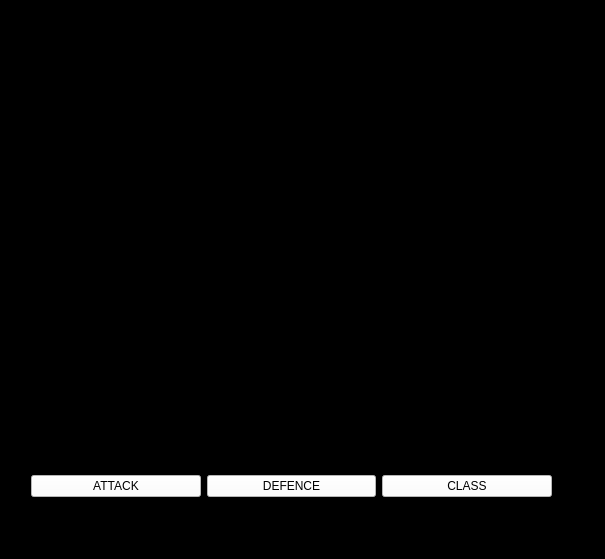
<?xml version="1.0" encoding="UTF-8"?>
<ui version="4.0">
 <class>MainWindow</class>
 <widget class="QMainWindow" name="MainWindow">
  <property name="geometry">
   <rect>
    <x>0</x>
    <y>0</y>
    <width>605</width>
    <height>559</height>
   </rect>
  </property>
  <property name="windowTitle">
   <string>MainWindow</string>
  </property>
  <property name="styleSheet">
   <string notr="true">background-color: rgb(0, 0, 0);</string>
  </property>
  <widget class="QWidget" name="centralwidget">
   <widget class="QWidget" name="layoutWidget">
    <property name="geometry">
     <rect>
      <x>31</x>
      <y>471</y>
      <width>521</width>
      <height>30</height>
     </rect>
    </property>
    <layout class="QHBoxLayout" name="horizontalLayout">
     <item>
      <widget class="QPushButton" name="attack_Button">
       <property name="styleSheet">
        <string notr="true">background-color: rgb(255, 255, 255);</string>
       </property>
       <property name="text">
        <string>ATTACK</string>
       </property>
      </widget>
     </item>
     <item>
      <widget class="QPushButton" name="defence_Button">
       <property name="styleSheet">
        <string notr="true">background-color: rgb(255, 255, 255);</string>
       </property>
       <property name="text">
        <string>DEFENCE</string>
       </property>
      </widget>
     </item>
     <item>
      <widget class="QPushButton" name="class_Button">
       <property name="styleSheet">
        <string notr="true">background-color: rgb(255, 255, 255);</string>
       </property>
       <property name="text">
        <string>CLASS</string>
       </property>
      </widget>
     </item>
    </layout>
   </widget>
   <widget class="QWidget" name="layoutWidget">
    <property name="geometry">
     <rect>
      <x>32</x>
      <y>43</y>
      <width>521</width>
      <height>401</height>
     </rect>
    </property>
    <layout class="QGridLayout" name="gridLayout_3">
     <item row="0" column="0">
      <layout class="QVBoxLayout" name="verticalLayout">
       <item>
        <widget class="QTextBrowser" name="player_Status">
         <property name="styleSheet">
          <string notr="true">font: 75 10pt &quot;MS Shell Dlg 2&quot;;</string>
         </property>
         <property name="html">
          <string>&lt;!DOCTYPE HTML PUBLIC &quot;-//W3C//DTD HTML 4.0//EN&quot; &quot;http://www.w3.org/TR/REC-html40/strict.dtd&quot;&gt;
&lt;html&gt;&lt;head&gt;&lt;meta name=&quot;qrichtext&quot; content=&quot;1&quot; /&gt;&lt;style type=&quot;text/css&quot;&gt;
p, li { white-space: pre-wrap; }
&lt;/style&gt;&lt;/head&gt;&lt;body style=&quot; font-family:'MS Shell Dlg 2'; font-size:10pt; font-weight:72; font-style:normal;&quot;&gt;
&lt;p style=&quot;-qt-paragraph-type:empty; margin-top:0px; margin-bottom:0px; margin-left:0px; margin-right:0px; -qt-block-indent:0; text-indent:0px;&quot;&gt;&lt;br /&gt;&lt;/p&gt;&lt;/body&gt;&lt;/html&gt;</string>
         </property>
        </widget>
       </item>
       <item>
        <widget class="QTextBrowser" name="dragon_Status">
         <property name="html">
          <string>&lt;!DOCTYPE HTML PUBLIC &quot;-//W3C//DTD HTML 4.0//EN&quot; &quot;http://www.w3.org/TR/REC-html40/strict.dtd&quot;&gt;
&lt;html&gt;&lt;head&gt;&lt;meta name=&quot;qrichtext&quot; content=&quot;1&quot; /&gt;&lt;style type=&quot;text/css&quot;&gt;
p, li { white-space: pre-wrap; }
&lt;/style&gt;&lt;/head&gt;&lt;body style=&quot; font-family:'MS Shell Dlg 2'; font-size:7.8pt; font-weight:400; font-style:normal;&quot;&gt;
&lt;p style=&quot;-qt-paragraph-type:empty; margin-top:0px; margin-bottom:0px; margin-left:0px; margin-right:0px; -qt-block-indent:0; text-indent:0px;&quot;&gt;&lt;br /&gt;&lt;/p&gt;&lt;/body&gt;&lt;/html&gt;</string>
         </property>
        </widget>
       </item>
      </layout>
     </item>
     <item row="0" column="1">
      <widget class="QTextBrowser" name="battle_Log">
       <property name="acceptDrops">
        <bool>true</bool>
       </property>
       <property name="autoFillBackground">
        <bool>false</bool>
       </property>
       <property name="styleSheet">
        <string notr="true">background-image: url(:/Escritorio/dragon.png);</string>
       </property>
       <property name="html">
        <string>&lt;!DOCTYPE HTML PUBLIC &quot;-//W3C//DTD HTML 4.0//EN&quot; &quot;http://www.w3.org/TR/REC-html40/strict.dtd&quot;&gt;
&lt;html&gt;&lt;head&gt;&lt;meta name=&quot;qrichtext&quot; content=&quot;1&quot; /&gt;&lt;style type=&quot;text/css&quot;&gt;
p, li { white-space: pre-wrap; }
&lt;/style&gt;&lt;/head&gt;&lt;body style=&quot; font-family:'MS Shell Dlg 2'; font-size:7.8pt; font-weight:400; font-style:normal;&quot;&gt;
&lt;p style=&quot;-qt-paragraph-type:empty; margin-top:0px; margin-bottom:0px; margin-left:0px; margin-right:0px; -qt-block-indent:0; text-indent:0px;&quot;&gt;&lt;br /&gt;&lt;/p&gt;&lt;/body&gt;&lt;/html&gt;</string>
       </property>
      </widget>
     </item>
    </layout>
   </widget>
  </widget>
 </widget>
 <resources>
  <include location="resource.qrc"/>
 </resources>
 <connections/>
</ui>
